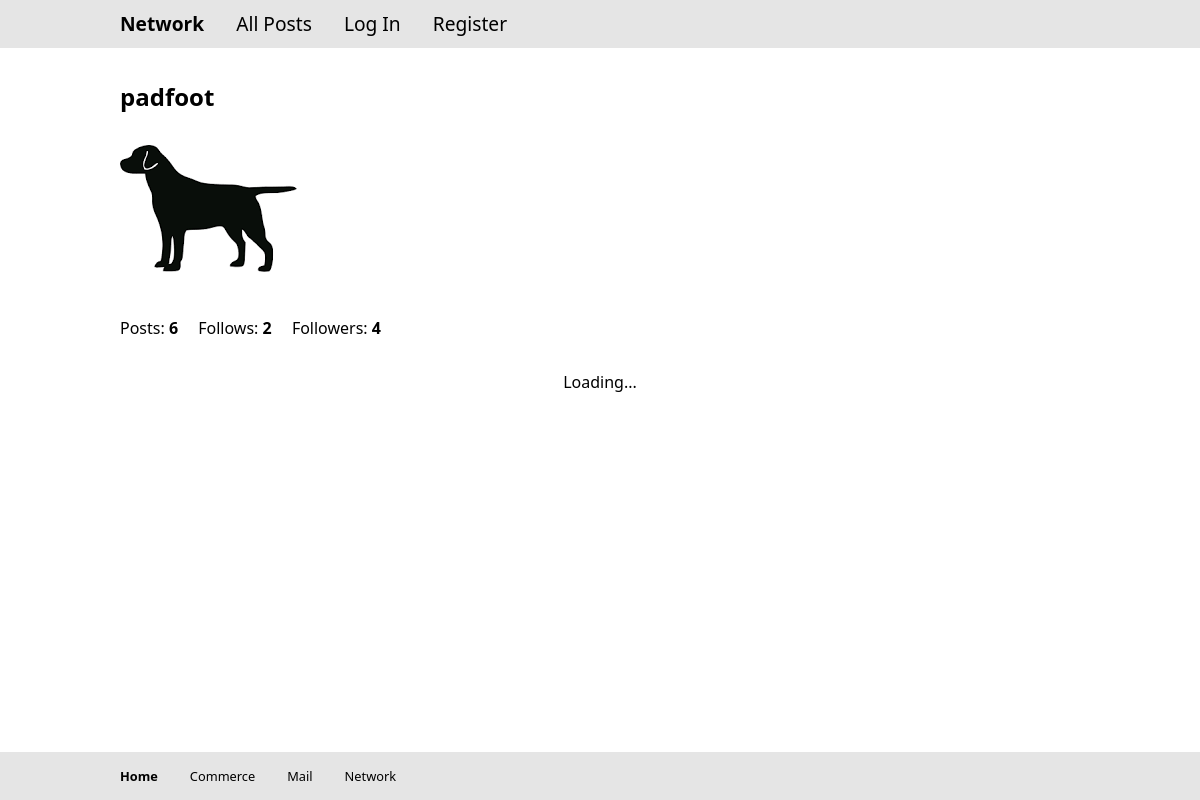
/network/user/1/, run on the app's committed database.
### network/models.py (models this page shows, shortened)
class Networker(models.Model):
    user = models.OneToOneField(User, on_delete=models.CASCADE)
    follows = models.ManyToManyField("self", symmetrical=False, related_name='followers', blank=True)
    image = models.ImageField(upload_to="network/", default=DEFAULT_IMAGE)
    def __str__(self):
        return f'{self.user.username}'

### network/views.py (the view)
# urls.py: path("user/<int:user_id>/", views.user, name="user"),
def user(request, user_id):
    try:
        authed = request.user.is_authenticated
        networker = Networker.objects.get(user=user_id)
        return render(request, "network/index.html", {
            "networker" : networker,
            "signedIn": int(authed),
            "feedType": "self" if authed and request.user.id == user_id else networker.user.id,
            "header": f"{networker}'s posts",
            "follows": False if not request.user.is_authenticated else networker.followers.contains(request.user.networker)
            })
    except:
        raise Http404

### network/templates/network/index.html (shortened to what this page needs)
{% extends "network/layout.html" %}
{% load static %}
{% block main %}
    {% if networker %}
        <div class="networker">
            <h2>{{ networker }}</h2>
            <div class="avatar">
                <img src="{{ networker.image.url }}">
            </div>
            <div class="user-info">
                <span>Posts: <b>{{ networker.posts.count }}</b></span>
                <span>Follows: <b>{{networker.follows.count }}</b></span>
                <span>Followers: <b id="followersNumber">{{networker.followers.count }}</b></span>
            </div>
        </div>
    {% endif %}
    <div id="feed" class="feed" v-cloak></div>
{% endblock %}

### network/static/network/styles.css (style rules this page uses)
* { padding: 0; margin: 0; box-sizing: border-box; }
body, input, textarea, select, button { font-family: "Segoe UI", Helvetica, sans-serif; }
body { position: relative; display: grid; grid-template-rows: auto 1fr auto; min-height: 100vh; }
img { max-width: 100%; max-height: 100%; }
h2 { text-align: left; }
main > div { margin-block: 2rem; }
.feed, .networker { position: relative; }
.feed > *, .networker > * { margin: 2rem 0; }
.avatar { max-width: 15rem; max-height: 15rem; }
.avatar img { max-width: inherit; max-height: inherit; }
.user-info { padding-top: 0.5rem; }
.user-info span { padding-right: 1rem; }

### data on the page
Networker: user.username "padfoot", image (picture), posts.count "6", follows.count "2", followers.count "4"
